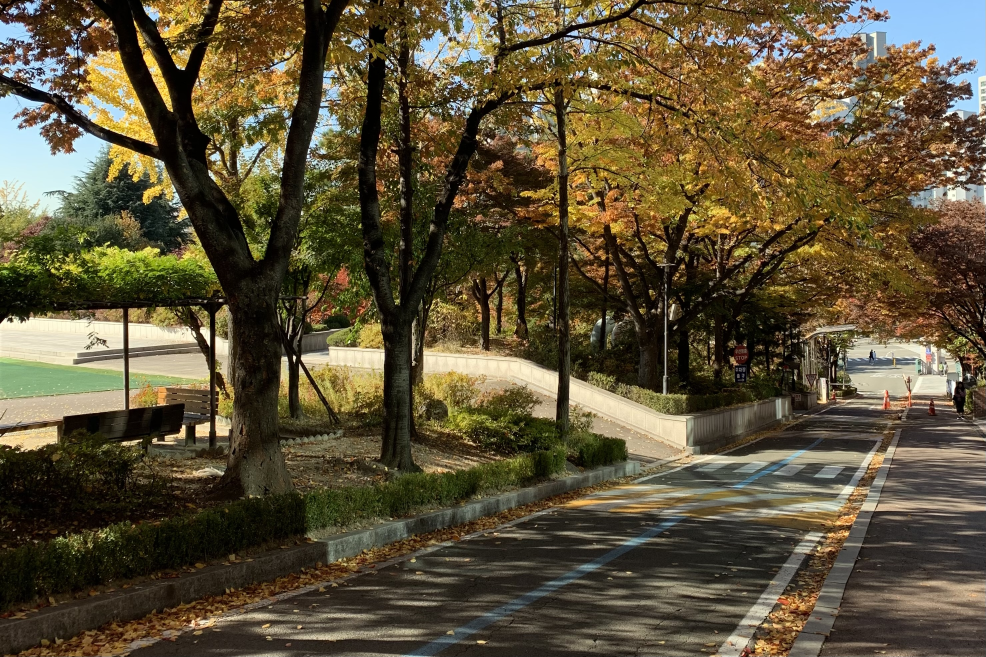
#> input picture sogang.jpg, 2957 x 1971 px (shown at 1/3 size)
$ python chromakey_video.py
#> lines starting #> are read from the running program, lines starting #| are printed output that depends on the picture; after the words box and inside, x2 and y2 are one past the last pixel; in counts of white or black regions, pixels touching at a corner belong together
import cv2
import numpy as np

def main():
    video = cv2.VideoCapture('green.mp4')
    image = cv2.imread('sogang.jpg')
#> image is the input picture: shape (1971, 2957, 3); mean B, G, R 57.1, 82.3, 93

    width = int(video.get(cv2.CAP_PROP_FRAME_WIDTH))
    height = int(video.get(cv2.CAP_PROP_FRAME_HEIGHT))
    fps = video.get(cv2.CAP_PROP_FPS)  # this may be float such as 29.97
    nframes = int(video.get(cv2.CAP_PROP_FRAME_COUNT))
    image = cv2.resize(image, (width,height))
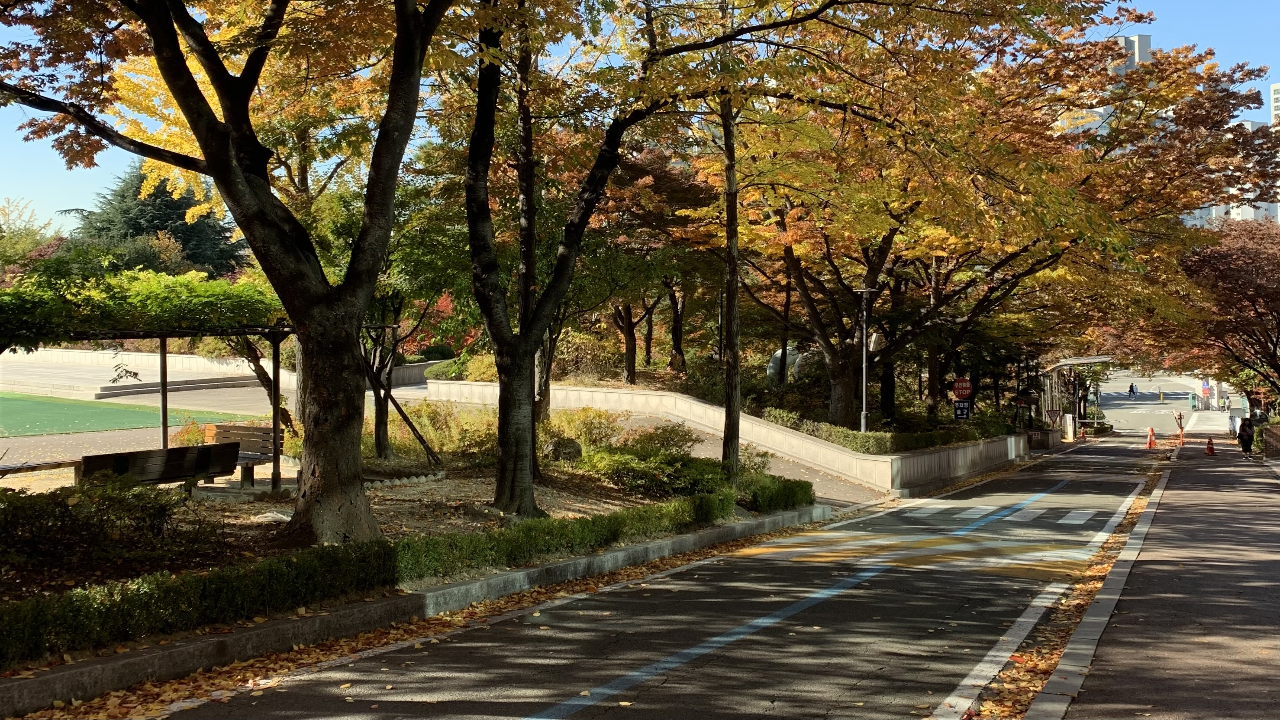
#> image: shape (720, 1280, 3); mean B, G, R 56.9, 82.2, 92.9

    canvas = np.zeros((height, nframes, 3), dtype='uint8')

    recorder = cv2.VideoWriter('chromakey_res.mp4',
                                cv2.VideoWriter_fourcc(*'MP4V'),
                                fps,
                                (nframes, height))

    #for using video we need to make a loop for each frame cutting
    while video.isOpened():
        ret, frame = video.read()
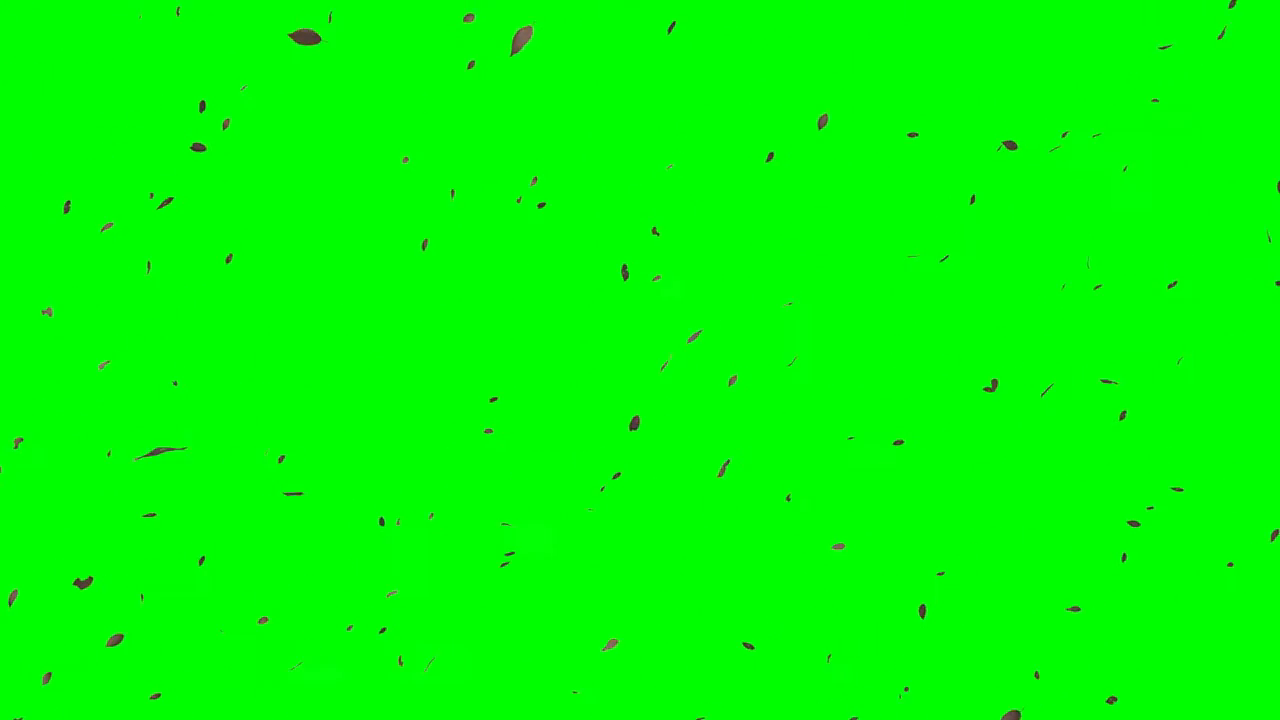
#> input picture frame 40 of green.mp4, 1280 x 720 px
#> frame is the input picture: shape (720, 1280, 3); mean B, G, R 0.6, 252.8, 0.8
        if ret == False:
            break

        #change color to HSV for better masking
        #in HSV its easier to select green values  based on hue
        video_hsv = cv2.cvtColor(frame, cv2.COLOR_BGR2HSV)
#> video_hsv: shape (720, 1280, 3); mean H, S, V 59.9, 254, 252.9

        green_L = np.array([50,150,0]) #from dark green
        green_H = np.array([110, 255, 255]) #to light green

        #create a mask based on low and high values that we set
        mask = cv2.inRange(video_hsv, green_L, green_H)
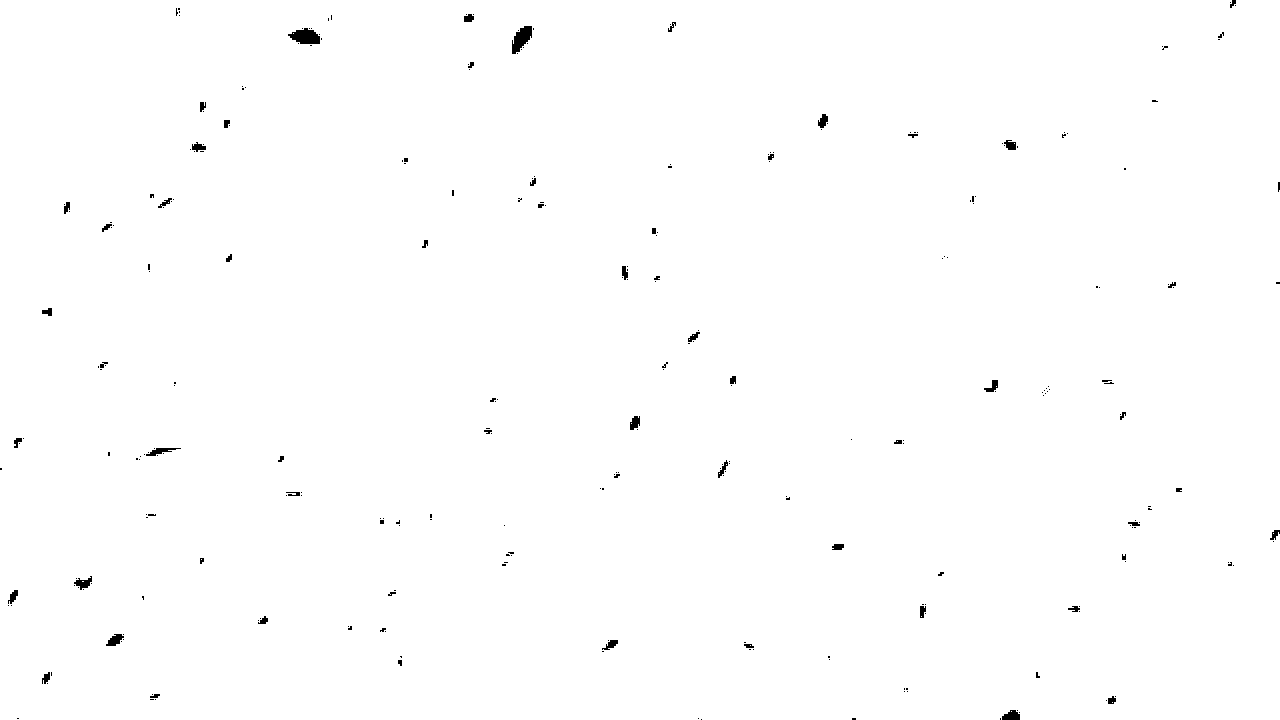
#> mask: shape (720, 1280); 99.5% white; 296 black regions (241 under 20 px), largest, box (x1, y1, x2, y2) and area: (288, 28, 320, 44) 355, (512, 26, 532, 54) 334, (1002, 710, 1020, 720) 135
        #blur the mask to make edges look better
        mask_blurred = cv2.GaussianBlur(mask, (3,3), 0)

        #first version
        #copy cut video frame on top of the image based on mask
        #cv2.copyTo(image, mask, frame)
        #cv2.imshow('frame', frame)

        #second version
        #convert video back to display colors properly
        video_bgr = cv2.cvtColor(video_hsv, cv2.COLOR_HSV2BGR)
        #create copies based on mask black or white zones
        masked_video = np.copy(video_bgr)
        masked_video[mask_blurred != 0] = [0, 0, 0]
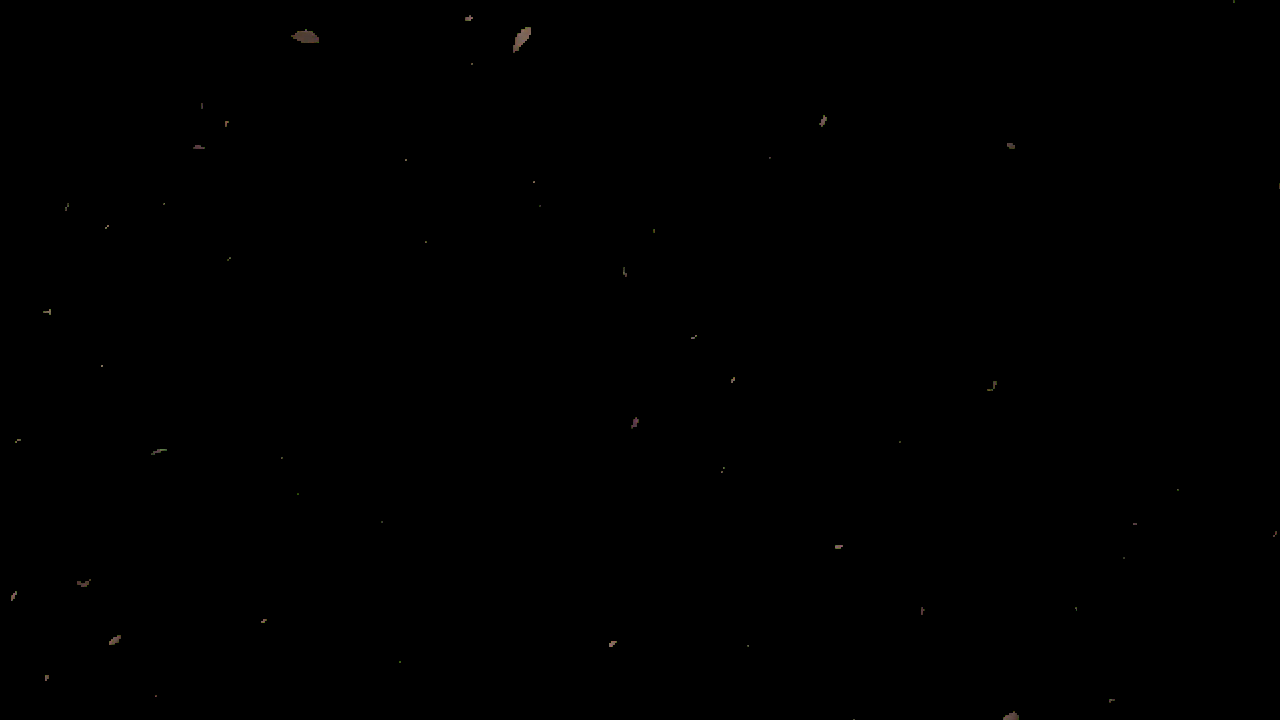
#> masked_video: shape (720, 1280, 3); mean B, G, R 0.1, 0.1, 0.1
        masked_image = np.copy(image)
        masked_image[mask_blurred == 0] = [0, 0, 0]
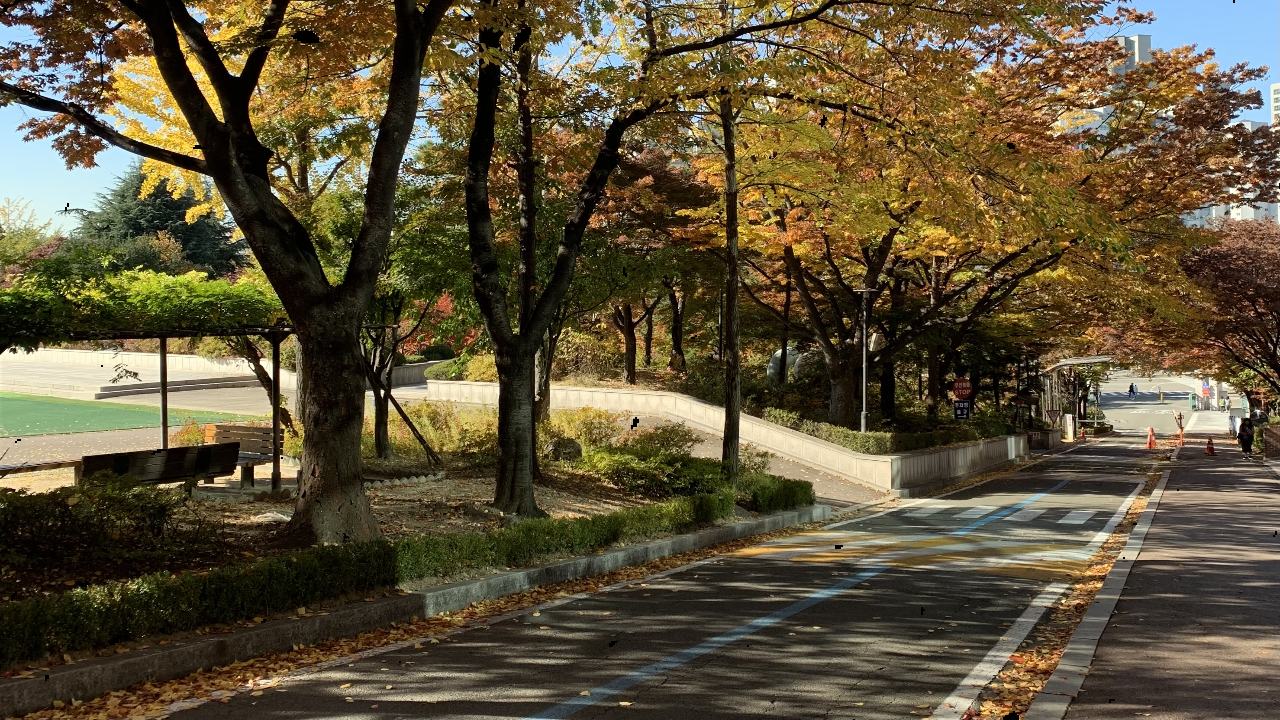
#> masked_image: shape (720, 1280, 3); 0.16% of pixels changed, all inside (x1, y1, x2, y2) = (11, 0, 1280, 720)
        #compile cut versions together
        final = masked_video + masked_image
        cv2.imshow('final', final)

        recorder.write(final)

        if cv2.waitKey(20) == 27: break
#> (key Esc is pressed here)
    recorder.release()

if __name__ == "__main__":
    main()
